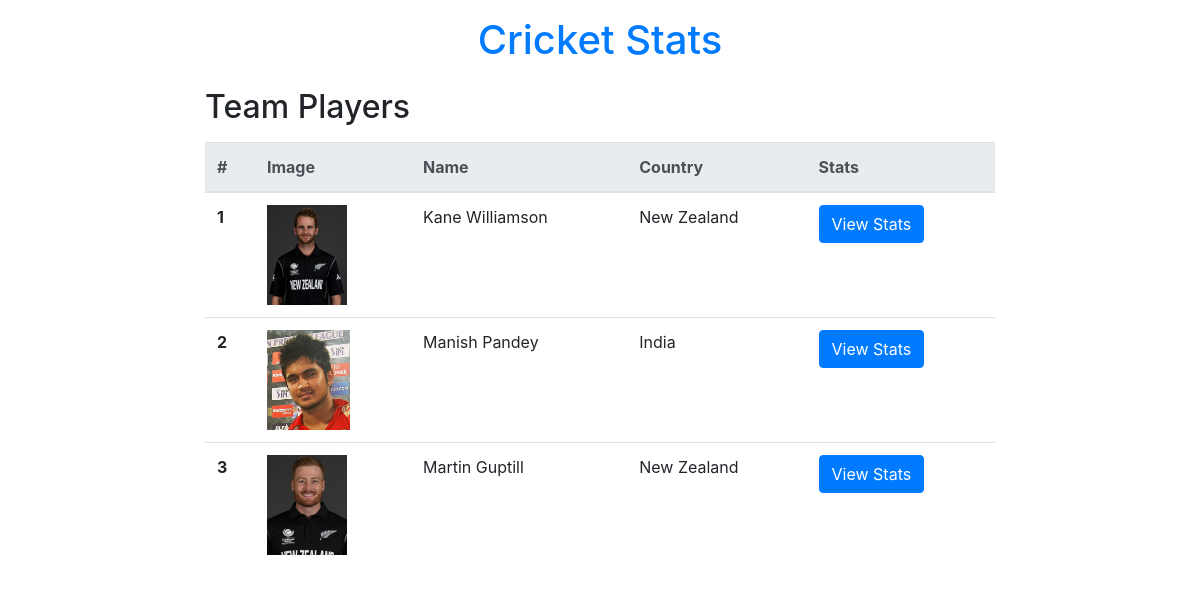
Screenshot of /team-players/1/ with the database file from the repository.
### stats/models.py (models this page shows, shortened)
class PlayerModel(models.Model):
    first_name = models.CharField(max_length=255, null=False, blank=False)
    last_name = models.CharField(max_length=255, null=False, blank=False)
    image = models.ImageField(null=False, blank=False)
    jersey_num = models.PositiveSmallIntegerField(null=False, blank=False)
    country = models.CharField(max_length=255, null=False, blank=False)
    matches = models.PositiveSmallIntegerField(default=0, null=False, blank=False)
    runs = models.PositiveSmallIntegerField(default=0, null=False, blank=False)
    highest_score = models.PositiveSmallIntegerField(default=0, null=False, blank=False)
    fifties = models.PositiveSmallIntegerField(default=0, null=False, blank=False)
    hundreds = models.PositiveSmallIntegerField(default=0, null=False, blank=False)
    team = models.ForeignKey(TeamModel, on_delete=models.CASCADE, null=False, blank=False)

### stats/views.py (the view)
# urls.py: path('team-players/<int:team_id>/', views.team_players_view),
def team_players_view(request, team_id):
    players = models.PlayerModel.objects.filter(team_id=team_id)
    return render(request, 'stats/team_players.html', {'players': players})

### stats/templates/stats/team_players.html (shortened to what this page needs)
<!DOCTYPE html>
<html lang="en">
<head>
    <link rel="stylesheet"
        href="https://cdnjs.cloudflare.com/ajax/libs/twitter-bootstrap/4.4.1/css/bootstrap.min.css" />
</head>
<body>
    <div class="row mt-3">
        <div class="col-lg-2"></div>
        <div class="col-lg-8 text-center">
            <h1><a href="/">Cricket Stats</a></h1>
        </div>
    </div>
    <div class="row mt-3">
        <div class="col-lg-2"></div>
        <div class="col-lg-8">
            <h2>Team Players</h2>
            <table class="table mt-3">
                <thead class="thead-light">
                    <tr>
                        <th scope="col">#</th>
                        <th scope="col">Image</th>
                        <th scope="col">Name</th>
                        <th scope="col">Country</th>
                        <th scope="col">Stats</th>
                    </tr>
                </thead>
                <tbody>
                    {% for player in players %}
                        <tr>
                            <th scope="row">{{ forloop.counter }}</th>
                            <td><img class="img-fluid" style="max-width: 100px; max-height: 100px;"
                                    src="{{ player.image.url }}" alt=""></td>
                            <td>{{ player.first_name }} {{ player.last_name }}</td>
                            <td>{{ player.country }}</td>
                            <td><a href="/player-stats/{{ player.id }}/" class="btn btn-primary">View Stats</a></td>
                        </tr>
                    {% endfor %}
                </tbody>
            </table>
        </div>
    </div>
</body>
</html>

### rows the page displays
PlayerModel: image (picture), first_name "Kane", last_name "Williamson", country "New Zealand"
PlayerModel: image (picture), first_name "Manish", last_name "Pandey", country "India"
PlayerModel: image (picture), first_name "Martin", last_name "Guptill", country "New Zealand"
